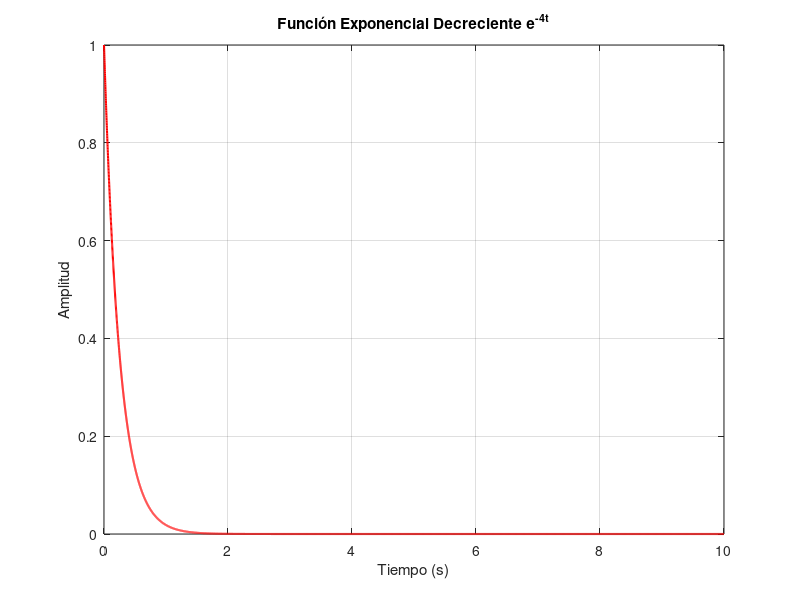

Here is the MATLAB script that generated this plot:
% Punto 2.3.5 - Función exponencial decreciente
t = 0:0.001:10;           % Vector de tiempo (0 a 10 s, paso 1 ms)
exp_decr = exp(-4*t);     % Exponencial decreciente con alfa = 4

% Graficamos la señal
plot(t, exp_decr, 'r', 'LineWidth', 1.5);
xlabel('Tiempo (s)');
ylabel('Amplitud');
title('Función Exponencial Decreciente e^{-4t}');
grid on;
